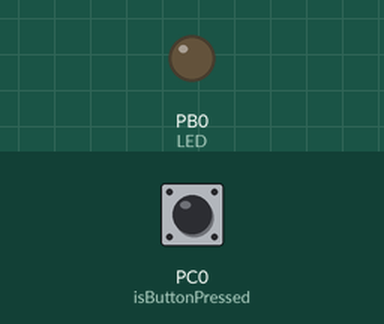
Simulated run of this program. Board: ATmega32, built with avr-gcc and emulated at 1 MHz. On the bench: output pins drawn as LEDs (lit = HIGH). The test bench sets the inputs (shaded band); at power-on: PC0 (isButtonPressed) LOW.

Above: at 1.2 s.
1.3 s: PC0 (isButtonPressed) pulled HIGH for 0.15 s
At 1.7 s:
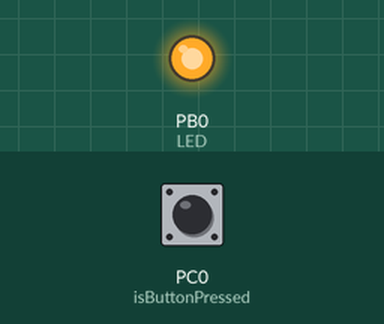
3.3 s: PC0 (isButtonPressed) pulled HIGH for 3.2 s
At 8.0 s:
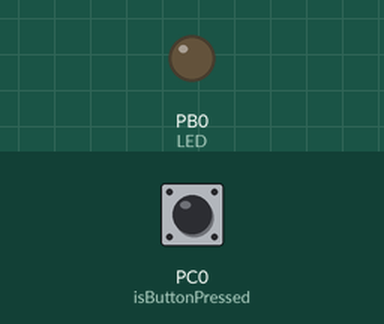
Timing chart, 0 to 9.5 s (numbered marks = the images above; inputs shaded):
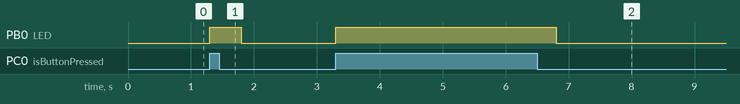

Measured:
- after the input at 1.3 s, PB0 (LED): LOW → HIGH at once, → LOW 0.50 s later
- after the input at 3.3 s, PB0 (LED): LOW → HIGH at once, → LOW 3.5 s later

The program:

main.c
```c
/*
 * Lab1.c
 *
 * Created: 06.10.2016 22:30:40
 *  Author: Danny Ciobanu
 */

#include "Header Files/uart_stdio.h"
#include "Header Files/button.h"
#include "Header Files/initPort.h"
#include "Header Files/led.h"
#include <util/delay.h>


int main(void) {

	uart_stdio_Init();
	initPorts();

	while(1){
		if (isButtonPressed() == 1) {
			ledOn();
			_delay_ms(500);
		} else {
			ledOff();
		}
	}
	return 0;
}
```

button.h
```c
/*
 * button.h
 *
 * Created: 01.11.2016 23:11:21
 *  Author: Danny Ciobanu
 */


#ifndef BUTTON_H_
#define BUTTON_H_

#include <stdio.h>
#include <avr/io.h>

int isButtonPressed();

#endif /* BUTTON_H_ */
```

initPort.h
```c
/*
 * initPort.h
 *
 * Created: 01.11.2016 23:33:31
 *  Author: Danny Ciobanu
 */


#ifndef INITPORT_H_
#define INITPORT_H_

#include <stdio.h>
#include <avr/io.h>

void initPorts();

#endif /* INITPORT_H_ */
```

led.h
```c
/*
 * led.h
 *
 * Created: 01.11.2016 23:41:29
 *  Author: Danny Ciobanu
 */


#ifndef LED_H_
#define LED_H_

#include <stdio.h>
#include <avr/io.h>

void ledOn();
void ledOff();

#endif /* LED_H_ */
```

uart_stdio.h
```c
/*
 * uart_stdio.h
 *
 * Created: 06.10.2016 22:36:00
 *  Author: Danny Ciobanu
 */


#ifndef UART_STDIO_H_
#define UART_STDIO_H_

#define F_CPU 1000000UL
#include <stdio.h>

void uart_stdio_Init(void);
int uart_putchar(char c, FILE *stream);

#endif /* UART_STDIO_H_ */
```

button.c
```c
#include "Header Files/button.h"

int isButtonPressed() {
	if ((PINC & (1<<PC0)) == 1) {
		return 1;
	}
	return 0;
}
```

initPort.c
```c
#include "Header Files/initPort.h"

void initPorts() {

	DDRB |= (1<<PB0); //Makes first pin of PORTC as Output

	DDRC &= ~(1<<PC0);//Makes firs pin of PORTD as Input

}
```

led.c
```c
#include "Header Files/led.h"

void ledOff() {
	 PORTB &= ~(1<<PB0); //Turns OFF LED
}

void ledOn() {
	PORTB |= (1<<PB0);
}
```

uart_stdio.c
```c
/*
 * uart_stdio.c
 *
 * Created: 06.10.2016 22:39:31
 *  Author: Danny Ciobanu
 */
#include "Header Files/uart_stdio.h"

#define UART_BAUD  9600

#include <avr/io.h>
#include <stdio.h>

FILE std_out =  FDEV_SETUP_STREAM(uart_putchar, NULL, _FDEV_SETUP_RW);


int uart_putchar(char c, FILE *stream) {
	while(~UCSRA &(1<<UDRE));
	UDR = c;

	return 0;
}


void uart_stdio_Init(void) {

	#if F_CPU < 2000000UL && defined(U2X)
	UCSRA = _BV(U2X);             /* improve baud rate error by using 2x clk */
	UBRRL = (F_CPU / (8UL * UART_BAUD)) - 1;
	#else
	UBRRL = (F_CPU / (16UL * UART_BAUD)) - 1;
	#endif
	UCSRB = _BV(TXEN) | _BV(RXEN); /* tx/rx enable */
	stdout = &std_out;
}
```
